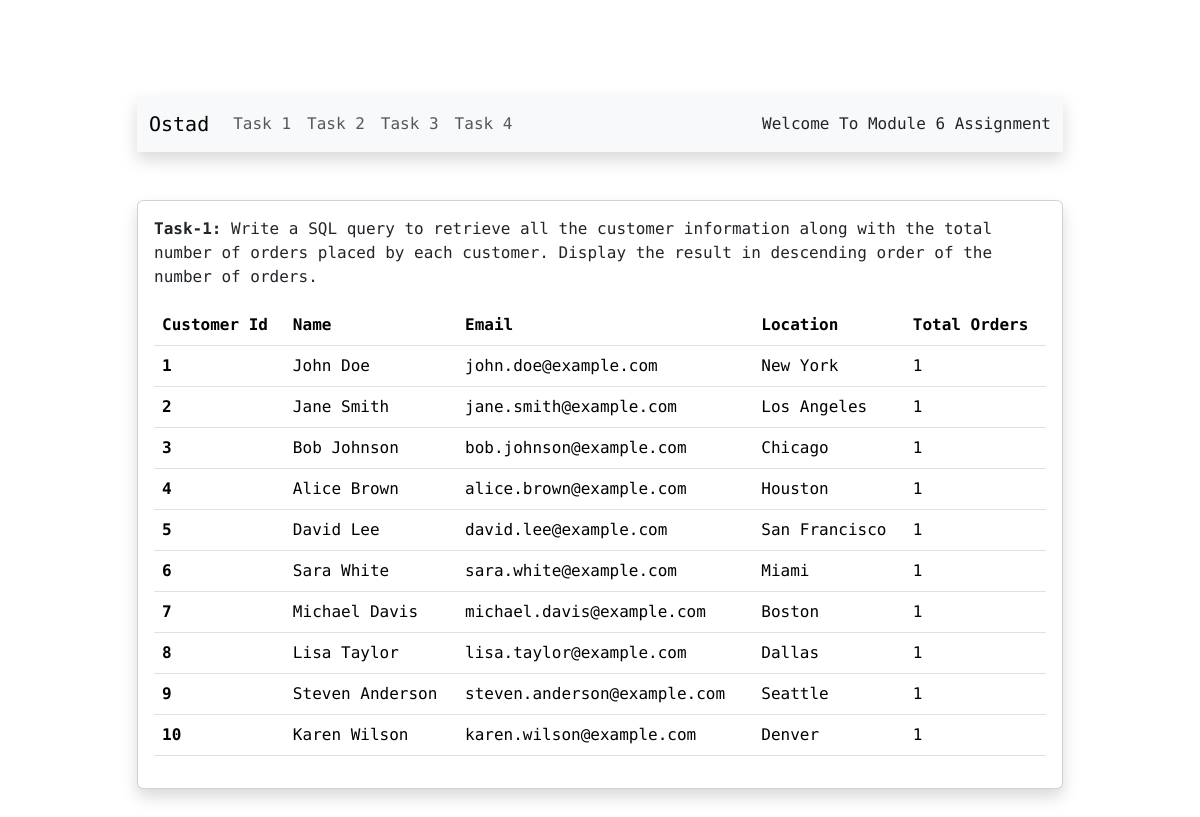
The page / on the database its author committed.
### tables this page shows
CREATE TABLE `customers` (
  `customer_id` int(11) NOT NULL,
  `name` varchar(100) NOT NULL,
  `email` varchar(100) NOT NULL,
  `location` text NOT NULL
);

### index.php (the view, shortened to what this page needs)
<?php
    include('./config.php');
    $query_one = "SELECT c.customer_id, c.name AS customer_name, c.email, c.location, COUNT(o.order_id) AS total_orders FROM customers AS c LEFT JOIN orders AS o ON c.customer_id = o.customer_id GROUP BY c.customer_id, c.name, c.email, c.location ORDER BY total_orders DESC";
    $result_one = $mysqli->query($query_one);
?>
<!DOCTYPE html>
<html lang="en">
<head>
    <link rel="stylesheet" href="./assets/css/bootstrap.min.css">
    <link rel="stylesheet" href="assets/css/style.css">
</head>
<body>
    <div class="container">
        <div class="row my-5">
            <div class="col-md-1"></div>
            <div class="col-md-10">
                <?php include('./navbar.php'); ?>
                <div class="card p-3 shadow">
                    <p class="">
                        <span class="fw-bold">Task-1: </span>
                        Write a SQL query to retrieve all the customer information along with the total number of orders placed by each customer. Display the result in descending order of the number of orders.
                    </p>
                    <table class="table">
                        <thead>
                            <tr>
                            <th scope="col">Customer Id</th>
                            <th scope="col">Name</th>
                            <th scope="col">Email</th>
                            <th scope="col">Location</th>
                            <th scope="col">Total Orders</th>
                            </tr>
                        </thead>
                        <tbody>
                            <?php while($row_one = $result_one->fetch_assoc()){ ?>
                            <tr>
                                <th scope="row"><?php echo $row_one['customer_id']; ?></th>
                                <td><?php echo $row_one['customer_name']; ?></td>
                                <td><?php echo $row_one['email']; ?></td>
                                <td><?php echo $row_one['location']; ?></td>
                                <td><?php echo $row_one['total_orders']; ?></td>
                            </tr>
                            <?php } ?>
                        </tbody>
                    </table>
                </div>
            </div>
            <div class="col-md-1"></div>
        </div>
    </div>
</body>
</html>

### navbar.php (shortened to what this page needs)
<nav class="navbar navbar-expand-lg bg-body-tertiary my-5 shadow">
    <div class="container-fluid">
        <a class="navbar-brand" href="#">Ostad</a>
        <div class="collapse navbar-collapse" id="navbarSupportedContent">
        <ul class="navbar-nav me-auto mb-2 mb-lg-0">
            <li class="nav-item">
                <a class="nav-link <?php echo $_SERVER['PHP_SELF'] == '/ostad/assignment-6/index.php' ? 'active' : ''; ?>" aria-current="page" href="./index.php">Task 1</a>
            </li>
            <li class="nav-item">
                <a class="nav-link <?php echo $_SERVER['PHP_SELF'] == '/ostad/assignment-6/task_2.php' ? 'active' : ''; ?>" href="./task_2.php">Task 2</a>
            </li>
            <li class="nav-item">
                <a class="nav-link <?php echo $_SERVER['PHP_SELF'] == '/ostad/assignment-6/task_3.php' ? 'active' : ''; ?>" href="./task_3.php">Task 3</a>
            </li>
            <li class="nav-item">
                <a class="nav-link <?php echo $_SERVER['PHP_SELF'] == '/ostad/assignment-6/task_4.php' ? 'active' : ''; ?>" href="./task_4.php">Task 4</a>
            </li>
        </ul>
        <form class="d-flex" role="search">
            Welcome To Module 6 Assignment
        </form>
        </div>
    </div>
</nav>

### style.css (style rules this page uses)
body { font-family: 'Fira Code', monospace; }

### rows shown on the page
customers: customer_id "1", name "John Doe", email "john.doe@example.com", location "New York", total_orders "1"
customers: customer_id "2", name "Jane Smith", email "jane.smith@example.com", location "Los Angeles", total_orders "1"
customers: customer_id "3", name "Bob Johnson", email "bob.johnson@example.com", location "Chicago", total_orders "1"
customers: customer_id "4", name "Alice Brown", email "alice.brown@example.com", location "Houston", total_orders "1"
customers: customer_id "5", name "David Lee", email "david.lee@example.com", location "San Francisco", total_orders "1"
customers: customer_id "6", name "Sara White", email "sara.white@example.com", location "Miami", total_orders "1"
customers: customer_id "7", name "Michael Davis", email "michael.davis@example.com", location "Boston", total_orders "1"
customers: customer_id "8", name "Lisa Taylor", email "lisa.taylor@example.com", location "Dallas", total_orders "1"
customers: customer_id "9", name "Steven Anderson", email "steven.anderson@example.com", location "Seattle", total_orders "1"
customers: customer_id "10", name "Karen Wilson", email "karen.wilson@example.com", location "Denver", total_orders "1"
